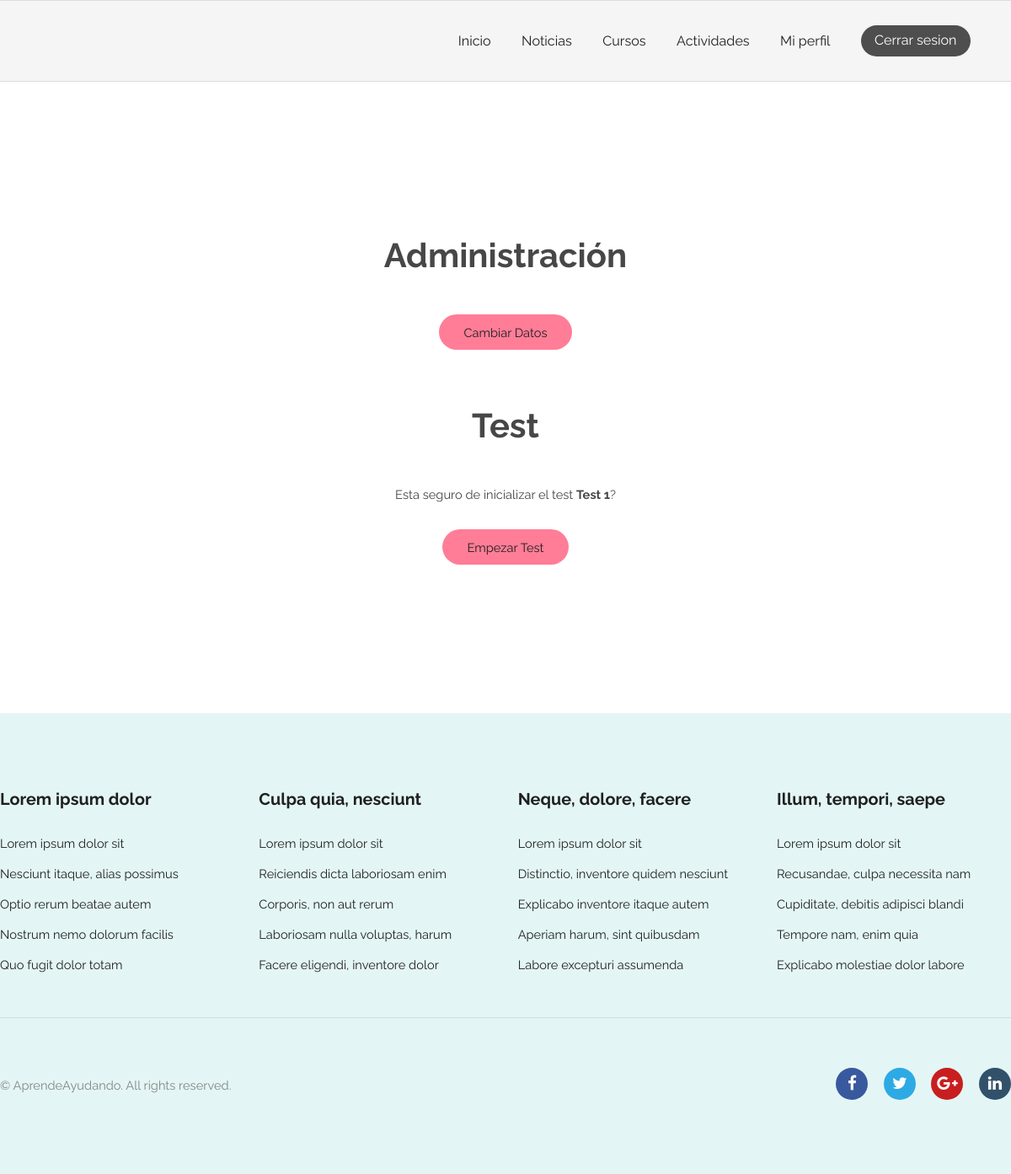
/quiz/startquiz/2/ (signed in), run on an earlier commit of the app's database.
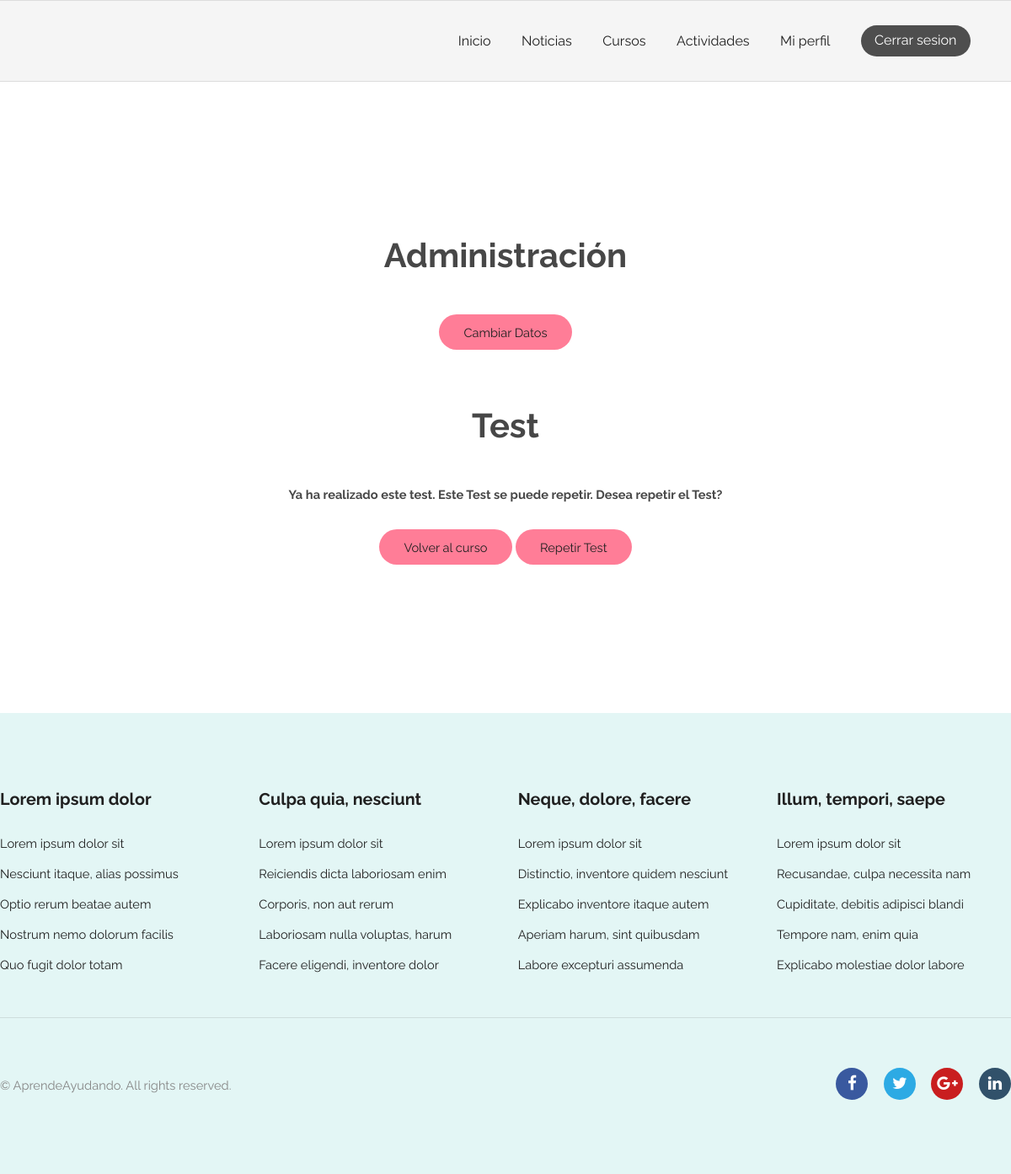
And on a later commit of the database.
### quiz/models.py (models this page shows, shortened)
class Quiz(models.Model):
    title = models.CharField(max_length=50)
    description = models.CharField(max_length=1000, blank=True, null=True)
    maximum_date = models.DateTimeField(verbose_name="Maximum Date", null=True, blank=True)
    repeatable = models.BooleanField()
    show_qualification = models.BooleanField(default=False)
    show_quiz = models.BooleanField(default=False)
    activity = models.ForeignKey(Activity, on_delete=models.CASCADE, null=True, blank=True)
    course = models.ForeignKey(Course, on_delete=models.CASCADE, null=True, blank=True)
    class Meta:
        constraints = [
            models.CheckConstraint(
                check = (
                    models.Q(activity__isnull = True, course__isnull = False)
                    |
                    models.Q(activity__isnull = False, course__isnull = True)
                ),
                name='Quiz_activityAndCourse_are_null_or_notnull'
            ),
        ]

### quiz/views.py (the view)
# urls.py: path('startquiz/<int:quiz_id>/',views.startQuiz, name='startQuiz'),
@login_required
def startQuiz(request, quiz_id):
    quiz = get_object_or_404(Quiz, pk=quiz_id)
    if quiz.course== None:
        isOwner = quiz.activity.entity == request.user
        is_course = False
        activity_or_course_id = quiz.activity.id
    else:
        isOwner = quiz.course.teacher == request.user
        is_course = True
        activity_or_course_id = quiz.course.id
    exist_finished_qualification = None
    exist_started_qualification = None
    list_finished_qualification = Qualification.objects.filter(user=request.user, quiz=quiz, finish=True)
    list_started_qualification = Qualification.objects.filter(user=request.user, quiz=quiz, finish=False)
    if list_finished_qualification:
        exist_finished_qualification = True
    else:
        exist_finished_qualification = False
    if list_started_qualification:
        exist_started_qualification = True
    else:
        exist_started_qualification = False
    ctx = {
        'quiz':quiz,
        'exist_finished_qualification':exist_finished_qualification,
        'exist_started_qualification':exist_started_qualification,
        'isOwner':isOwner
    }
    return render(request, 'quiz/startquiz.html', ctx)

### AprendeAyudando/templates/quiz/startquiz.html (shortened to what this page needs)
{% extends "registration/base.html" %}
{% block style %}
    {% load static %}
    <link rel="stylesheet" type="text/css" href="{% static 'activity/style.css' %}">
{% endblock %}
{% block content %}
    <div class="container 75% align-center minHeight">
        {% if isOwner or user.is_superuser %}
            <h2 class="bigger">Administración</h2>
            <a href="{% url 'quiz:administrationQuiz' quiz.id %}" class="button pink">Cambiar Datos</a>
            <br>
        {% endif %}
        <h2 class="bigger" style="margin-top: 60px;">Test</h2>
        {% if not exist_started_qualification and not exist_finished_qualification %}
            <p>Esta seguro de inicializar el test <strong>{{quiz.title}}</strong>?</p>
            <a href="{% url 'quiz:doQuiz' quiz.id %}" class="button pink">Empezar Test</a>
        {% elif not exist_started_qualification and exist_finished_qualification and quiz.repeatable %}
            <p><strong>Ya ha realizado este test. Este Test se puede repetir. Desea repetir el Test?</strong></p>
            {% if quiz.course is not None %}
                <a href="{% url 'courses:join' quiz.course.id %}" class="button pink">Volver al curso</a>
            {% else %}
                <a href="{% url 'activity:join' quiz.activity.id %}" class="button pink">Volver a la actividad</a>
            {% endif %}
            <a href="{% url 'quiz:doQuiz' quiz.id %}" class="button pink">Repetir Test</a>
        {% endif %}
    </div>
{% endblock %}

What changed in the data, as far as the page shows it:
no longer on this page (row edited): Quiz: title "Test 1"
Also different on the page:
text no longer shown: "Esta seguro de inicializar el test ? Empezar Test"
text now shown: "Ya ha realizado este test. Este Test se puede repetir. Desea repetir el Test? Volver al curso Repetir Test"
